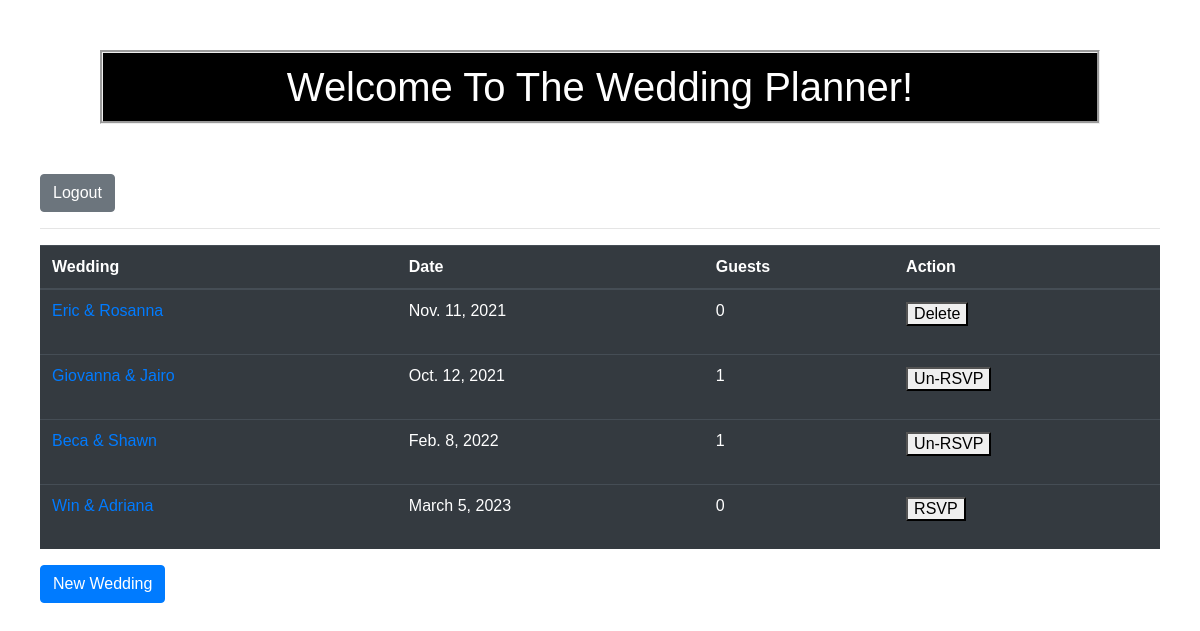
Page /weddings (signed in) on the committed database.
### wedapp/models.py (models this page shows)
class Wedding(models.Model):
    wedder_one = models.CharField(max_length=60)
    wedder_two = models.CharField(max_length=60)
    wedding_date = models.DateField()
    address = models.CharField(max_length=255)
    planner = models.ForeignKey(User, related_name='weddings_planned', on_delete=models.CASCADE)
    guests = models.ManyToManyField(User, related_name='weddings_attended')
    created_at = models.DateTimeField(auto_now_add=True)
    updated_at = models.DateTimeField(auto_now=True)
    objects = WeddingManager()

### wedapp/views.py (the view)
# urls.py: path('weddings', views.weddings),
def weddings(request):
    if 'user_id' not in request.session:
        return redirect('/')
    user = User.objects.get(id=request.session['user_id'])
    context = {
        'all_weddings': Wedding.objects.all(),
        'user': user,
    }
    return render(request, 'weddings.html', context)

### wedapp/templates/weddings.html (shortened to what this page needs)
<html lang="en">
<head>
    <link rel="stylesheet" href="https://stackpath.bootstrapcdn.com/bootstrap/4.5.2/css/bootstrap.min.css">
    {% load static %}
    <link rel="stylesheet" href="{% static 'style.css' %}">
</head>
<body>
    <div id="wrapper">
        <h1>Welcome To The Wedding Planner!</h1>
        <a id="logout" class="btn btn-secondary" href="/logout">Logout</a>
        <hr>
        <table class="table table-dark table-hover">
            <thead>
                <tr>
                    <th>Wedding</th>
                    <th>Date</th>
                    <th>Guests</th>
                    <th>Action</th>
                </tr>
            </thead>
            <tbody>
                {% for wedding in all_weddings %}
                <tr>
                    <td><a href="/weddings/{{wedding.id}}">{{ wedding.wedder_one }} & {{ wedding.wedder_two }}</a></td>
                    <td>{{ wedding.wedding_date }}</td>
                    <td>{{ wedding.guests.count }}</td>
                    <td>
                        {% if wedding.planner == user %}
                        <form action="/weddings/{{wedding.id}}/delete" method="POST">
                            <button type="submit">Delete</button>
                        </form>
                        {% else %}
                            {% if user in wedding.guests.all %}
                        <form action="/weddings/{{wedding.id}}/remove_guest" method="POST">
                            <button type="submit">Un-RSVP</button>
                        </form>
                            {% else %}
                            <form action="/weddings/{{wedding.id}}/add_guest" method="POST">
                                <button type="submit">RSVP</button>
                            </form>
                            {% endif %}
                        {% endif %}
                    </td>
                </tr>
                {% endfor %}
            </tbody>
        </table>
        <a id="new_wedding" class="btn btn-primary" href="/weddings/new">New Wedding</a>
    </div>
</body>
</html>

### wedapp/static/style.css (style rules this page uses)
* { font-family: 'Arial', Helvetica, sans-serif; }
#wrapper { padding-left: 40px; padding-right: 40px; }
h1 { text-align: center; padding-top: 10px; padding-bottom: 10px; margin-top: 50px; margin-bottom: 50px; background-color: black; border-style: groove; color: white; margin-left: 60px; margin-right: 60px; }

### rows in the picture
Wedding: wedder_one "Eric", wedder_two "Rosanna", wedding_date "Nov. 11, 2021", guests.count "0"
Wedding: wedder_one "Giovanna", wedder_two "Jairo", wedding_date "Oct. 12, 2021", guests.count "1"
Wedding: wedder_one "Beca", wedder_two "Shawn", wedding_date "Feb. 8, 2022", guests.count "1"
Wedding: wedder_one "Win", wedder_two "Adriana", wedding_date "March 5, 2023", guests.count "0"
